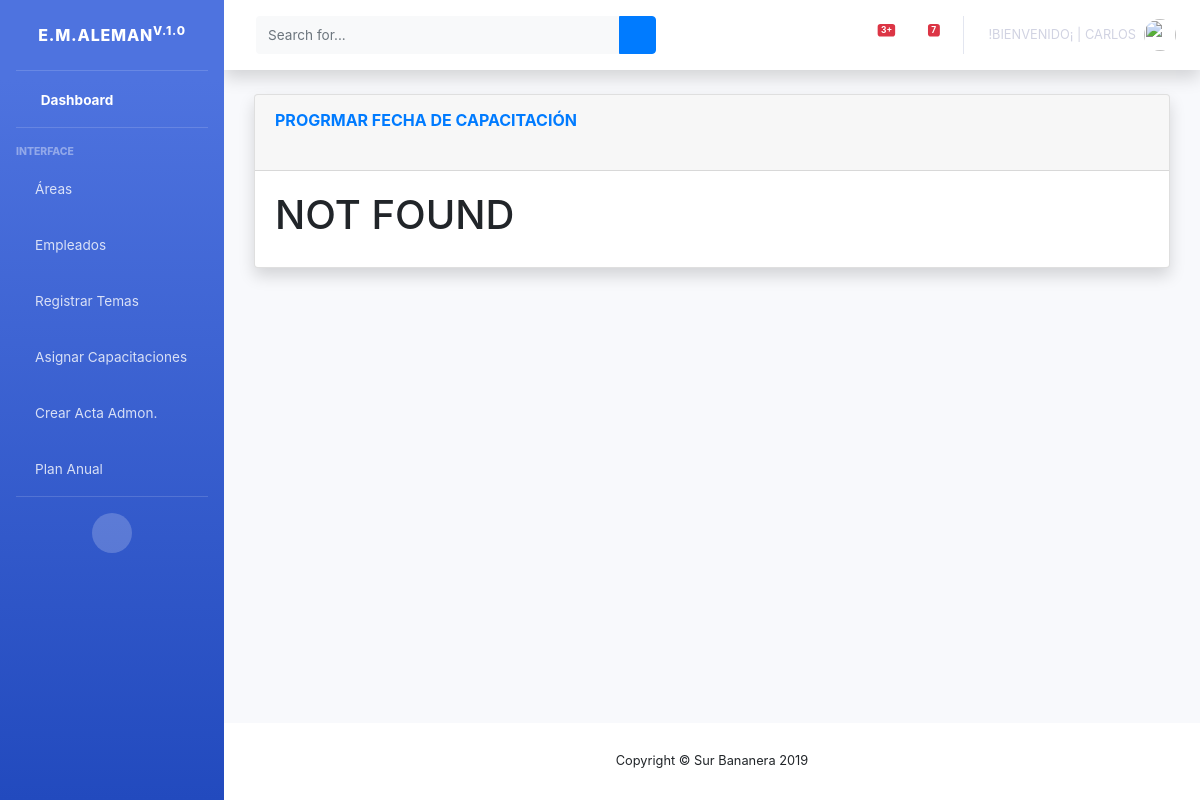
Page /bananera/listaAsignacion (signed in) on the earlier database version.
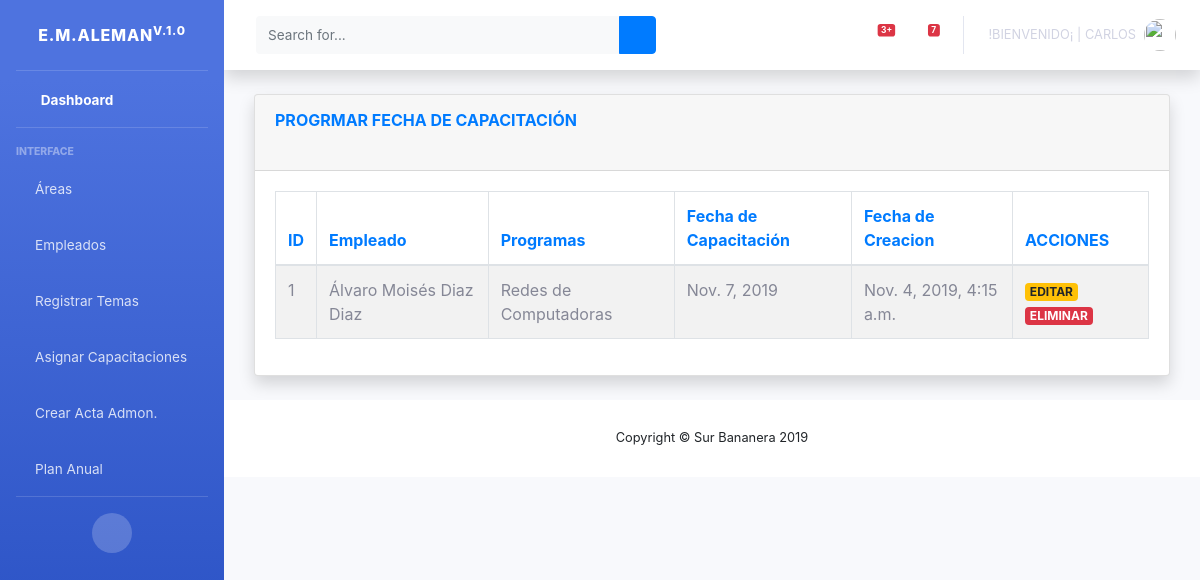
Same page on the later database version.
### surBananas/models.py (models this page shows)
class capacitacion(models.Model):
    nombreCapacitacion = models.CharField(max_length=200, blank=True, null=True)
    empleado = models.ForeignKey(empleados, on_delete=models.CASCADE)
    programas = models.ForeignKey(programasCapacitacion, on_delete=models.CASCADE)
    fechaCapacitacion = models.DateField(auto_now=False, blank=True, null=True)
    status = models.BooleanField('Estado', default=True)
    capacitacionTeminada = models.BooleanField('Capacitado', default=True)
    created_at = models.DateTimeField(auto_now_add=True, blank=True, null=True)

class empleados(models.Model):
    choice_nacionalidad ={('', 'Nacionaidad'),('Mexicana','Mexicana'),('Extranjero','Extranjero')}
    choice_areas ='Areas'
    """choice_area =(('','Área'),
        ('Empaque',(
            ('Estiba','Estiba'),
            ('Empaque','Empaque'),
            ('Fumigación','Fumigación'),
            ('Selección', 'Selección'),
            ('Clasificación','Clasificación'),
            ('Desmane', 'Desmane'),
        )),
        ('Producción', (
            ('Embolse', 'Embolse'),
            ('Cosecha', 'Cosecha'),
            ('Fumigación', 'Fumigación'),
            ('Siembra', 'Siembra'),
        )),

    )"""
    codigoEmpleado = models.IntegerField(unique=True, primary_key=True)
    nombres = models.CharField(max_length=20, blank=True, null=True)
    apellidoPaterno = models.CharField(max_length=20, blank=True, null=True)
    apellidoMaterno = models.CharField(max_length=20, blank=True, null=True)
    edad = models.IntegerField(blank=True, null=True)
    fechaNacimiento = models.DateField(auto_now=False, blank=True, null=True)
    numeroSeguroSocial = models.IntegerField(blank=True, null=True)
    curp = models.CharField(max_length=20, blank=True, null=True)
    rfc = models.CharField(max_length=20, blank=True, null=True)
    estadoCivil = models.CharField(max_length=20, blank=True, null=True)
    nacionalidad = models.CharField(choices=choice_nacionalidad, default='', max_length=20, blank=False)
    telefono = models.IntegerField(blank=True, null=True)
    celular = models.IntegerField(blank=True, null=True)
    correoElectronico = models.EmailField(max_length=50, blank=True, null=True)
    direccion = models.CharField(max_length=200, blank=True, null=True)
    ciudad = models.CharField(max_length=200, blank=True, null=True)
    colonia = models.CharField(max_length=200, blank=True, null=True)
    codigoPostal = models.IntegerField(blank=True, null=True)
    estado = models.CharField(max_length=20, blank=True, null=True)
    imagen = models.ImageField(upload_to="fotos/", blank=True, null=True)
    area = models.ForeignKey(areas, on_delete=models.CASCADE)
    status = models.BooleanField('Estado', default= True)
    created_at = models.DateTimeField(auto_now_add=True, blank=True, null=True)
    def __str__(self):
        if self.nombres == None:
            return "----------"
        return self.nombres

class programasCapacitacion(models.Model):
    temaCapacitacion = models.TextField(max_length=50, blank=True, null=True)
    descripcionCapacitacion = models.TextField(max_length=100, blank=True, null=True)
    tipoCapacitacion = models.TextField(max_length=50, blank=True, null=True)
    status = models.BooleanField('Estado', default=True)
    created_at = models.DateTimeField(auto_now_add=True)
    def __str__(self):
        if self.temaCapacitacion == None:
            return "----------"
        return self.temaCapacitacion

### surBananas/views.py (the view)
# urls.py: path('listaAsignacion', login_required(views.ListaAsignacion.as_view()), name = 'listaAsignacion'),
class ListaAsignacion(ListView):
    model = capacitacion
    template_name = 'capacitacionEmpleado.html'
    context_object_name = 'listaCapacitacion'
    queryset = capacitacion.objects.filter(status=True)

### surBananas/templates/capacitacionEmpleado.html (shortened to what this page needs)
{% extends 'indexAdmin.html' %}
{% block contenido %}
    <div class="container-fluid">
        <div class="card shadow mb-4">
            <div class="card-header py-3">
                <h6 class="m-0 font-weight-bold text-primary">PROGRMAR FECHA DE CAPACITACIÓN</h6><br>
            </div>
            <div class="card-body">
                <div class="table-responsive">
                    {% if listaCapacitacion %}
                        <table id="dataTable" class="table table-striped table-bordered nowrap" style="width:100%">
                            <thead class=" text-primary">
                            <th>ID</th>
                            <th>Empleado</th>
                            <th>Programas</th>
                            <th>Fecha de Capacitación</th>
                            <th>Fecha de Creacion</th>
                            <th>ACCIONES</th>
                            </thead>
                            <tbody id="demo-info">
                            {% for c in listaCapacitacion %}
                                <tr>
                                    <td> {{ c.id }} </td>
                                    <td> {{ c.empleado}} {{ c.empleado.apellidoPaterno }} {{ c.empleado.apellidoMaterno }}</td>
                                    <td> {{ c.programas}} </td>
                                    <td> {{ c.fechaCapacitacion }} </td>
                                    <td> {{ c.created_at }} </td>
                                    <td>
                                        <a href="{% url 'editarAsignacion' c.id %}" class="badge badge-warning">EDITAR</a>
                                        <a href="{% url 'eliminarAsignacion' c.id %}" class="badge badge-danger">ELIMINAR</a>
                                    </td>
                                </tr>
                            {% endfor %}
                            </tbody>
                        </table>
                    {% else %}
                        <h1>NOT FOUND</h1>
                        </div>
                    {% endif %}
            </div>
        </div>
    </div>
    </html>
{% endblock contenido %}

Differences in the rows shown:
added capacitacion: id "1", empleado "Álvaro Moisés", empleado.apellidoPaterno "Diaz", empleado.apellidoMaterno "Diaz", programas "Redes de Computadoras", fechaCapacitacion "Nov. 7, 2019", created_at "Nov. 4, 2019, 4:15 a.m."
Other differences:
text no longer shown: "NOT FOUND"
text now shown: "ID Empleado Programas Fecha de Capacitación Fecha de Creacion ACCIONES"
